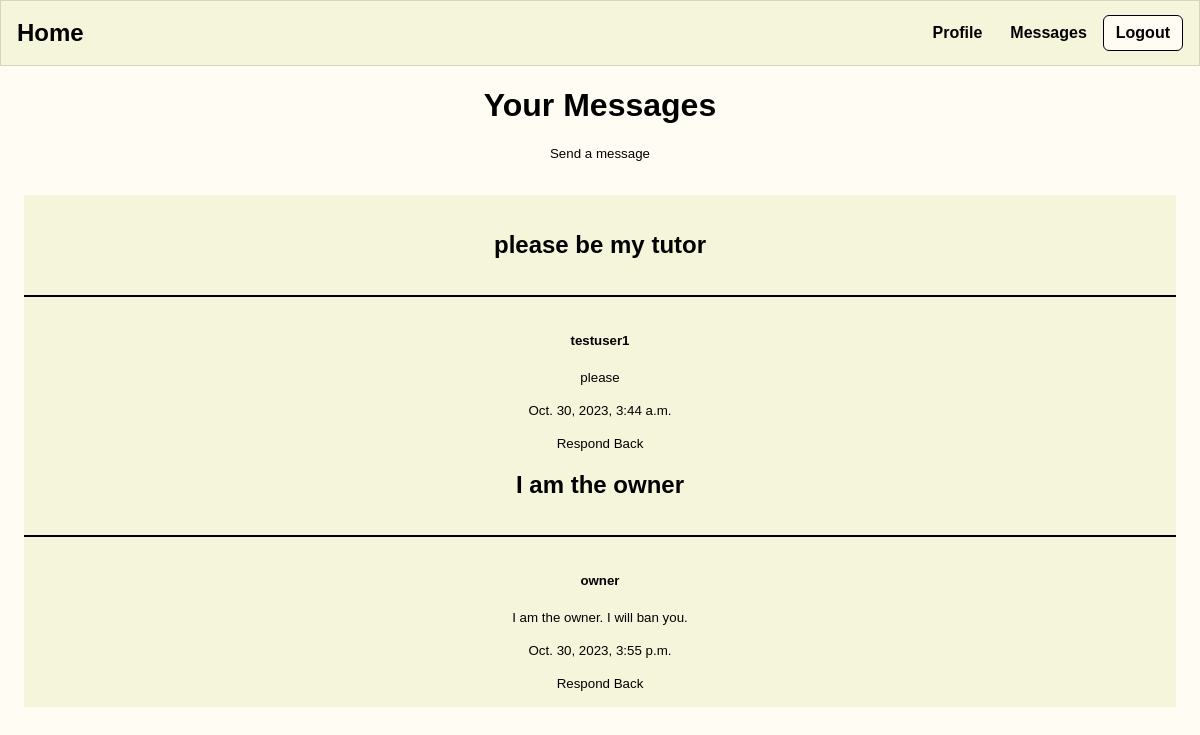
Page /tutor/display-messages/1 (signed in) on the committed database.
### tutor/models.py (models this page shows)
class Message(models.Model):
    recipient = models.ForeignKey(User, on_delete=models.SET_NULL, null=True)
    title = models.CharField(max_length=200)
    body = models.TextField()
    sent = models.DateTimeField(auto_now_add=True)
    sender = models.CharField(max_length=100)

### tutor/views.py (the view)
# urls.py: path('display-messages/<str:pk>', displayMessages, name ='display-messages')
def displayMessages(request, pk):
    messages = Message.objects.all()
    context = {
        'messages': messages.filter(recipient=request.user)
    }
    return render(request, 'tutor/list_messages.html', context)

### tutor/templates/tutor/list_messages.html
{% extends 'main.html' %}
{% block content %}
<center>
    <center><h1>Your Messages</h1></center>
    <center><small><a href="{% url 'tutor:create-message' %}">Send a message</a></small></center><br>
    <article class="media content-section">
        <div class = "media-body">
            {% for message in messages %}
                <h1>{{message.title}}</h1>
                <hr>
                <h5>{{ message.sender }}</h5>
                <small>{{ message.body }}</small><br><br>
                <small>{{message.sent}}</small><br><br>
                <small><a href="{% url 'tutor:create-message' %}">Respond Back</a></small>
            {% endfor %}
        </div>
    </article>
</center>
{% endblock content %}

### static/styles/main.css (style rules this page uses)
a { color: #71c6dd; text-decoration: None; }
:root { --primary: #fffcf3; --secondary: #fff; --font-color: #000; --accent: #f5f5dc; }
body { color: var(--font-color); font-family: sans-serif; background: var(--primary); margin: 0; }
h1, h2 { text-align: center; }
article { padding: 1rem 0; margin: 1rem; background-color: var(--accent); }
hr { height: 2px; margin: 2.25rem 0; border: none; background-color: var(--font-color); }
a { color: var(--font-color); text-decoration: none; }

### rows in the picture
Message: title "please be my tutor", sender "testuser1", body "please", sent "Oct. 30, 2023, 3:44 a.m."
Message: title "I am the owner", sender "owner", body "I am the owner. I will ban you.", sent "Oct. 30, 2023, 3:55 p.m."
